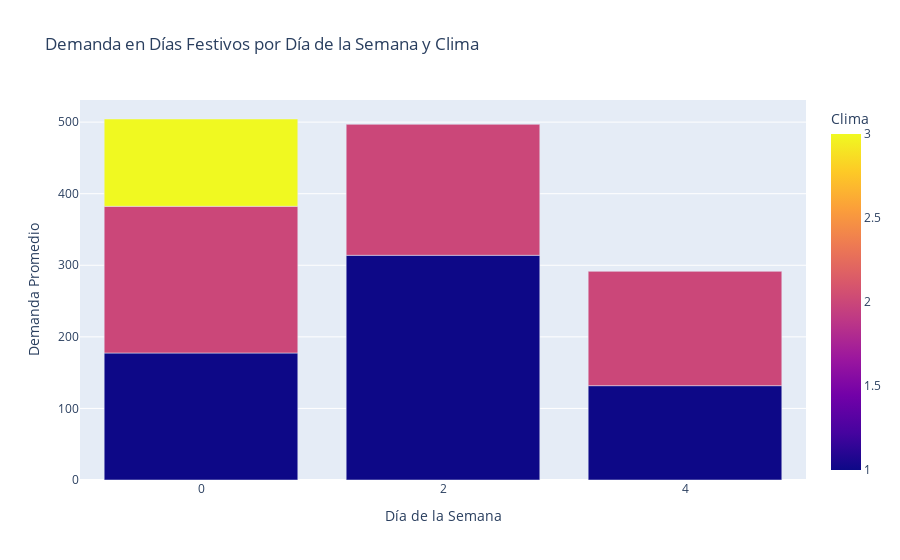

The cell this chart's notebook holds for it:
### Markdown cell above
**¿Existe variación en la demanda teniendo en cuenta el tipo de día y el clima?**

### Code cell
# Filtrar días festivos y no festivos
df = bsd_df
holiday_data = df[df['holiday'] == 1]
non_holiday_data = df[df['holiday'] == 0]

# Gráfico para días festivos
fig_holiday = px.bar(holiday_data.groupby(['weekday', 'weather'])['count'].mean().reset_index(),
                     x='weekday', y='count', color='weather', barmode='group',
                     title='Demanda en Días Festivos por Día de la Semana y Clima',
                     labels={'weekday': 'Día de la Semana', 'count': 'Demanda Promedio', 'weather': 'Clima'})
fig_holiday.show()

# Resumen numérico: Promedio y desviación por combinaciones
summary_holiday = holiday_data.groupby(['weekday', 'weather'])['count'].agg(['mean', 'std']).reset_index()
print("Estadísticas de demanda en días festivos:")
print(summary_holiday)

### Figure 1 — Plotly figure (JSON) as saved in the notebook; plotly's stock layout.template omitted (floating-point values rounded to 4 significant figures)
{"data": [{"alignmentgroup": "True", "hovertemplate": "Día de la Semana=%{x}<br>Demanda Promedio=%{y}<br>Clima=%{marker.color}<extra></extra>", "legendgroup": "", "marker": {"color": [1, 2, 3, 1, 2, 1, 2], "coloraxis": "coloraxis", "pattern": {"shape": ""}}, "name": "", "offsetgroup": "", "orientation": "v", "showlegend": false, "textposition": "auto", "type": "bar", "x": [0, 0, 0, 2, 2, 4, 4], "xaxis": "x", "y": [177.4, 204.9, 122, 313.9, 183, 131.8, 159.7], "yaxis": "y"}], "layout": {"barmode": "group", "coloraxis": {"colorbar": {"title": {"text": "Clima"}}, "colorscale": [[0, "#0d0887"], [0.1111, "#46039f"], [0.2222, "#7201a8"], [0.3333, "#9c179e"], [0.4444, "#bd3786"], [0.5556, "#d8576b"], [0.6667, "#ed7953"], [0.7778, "#fb9f3a"], [0.8889, "#fdca26"], [1, "#f0f921"]]}, "legend": {"tracegroupgap": 0}, "title": {"text": "Demanda en Días Festivos por Día de la Semana y Clima"}, "xaxis": {"anchor": "y", "domain": [0, 1], "title": {"text": "Día de la Semana"}}, "yaxis": {"anchor": "x", "domain": [0, 1], "title": {"text": "Demanda Promedio"}}}}
